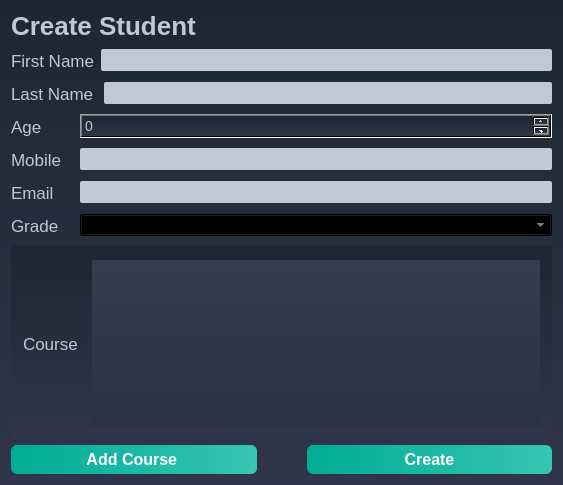
<?xml version="1.0" encoding="UTF-8"?>
<ui version="4.0">
 <class>CreateStudent</class>
 <widget class="QDialog" name="CreateStudent">
  <property name="windowModality">
   <enum>Qt::WindowModal</enum>
  </property>
  <property name="enabled">
   <bool>true</bool>
  </property>
  <property name="geometry">
   <rect>
    <x>0</x>
    <y>0</y>
    <width>563</width>
    <height>485</height>
   </rect>
  </property>
  <property name="windowTitle">
   <string>Create Student</string>
  </property>
  <property name="styleSheet">
   <string notr="true">/*-----QWidget-----*/
QWidget
{
	background-color: qlineargradient(spread:repeat, x1:1, y1:0, x2:1, y2:1, stop:0 rgba(27, 39, 50, 255),stop:1 rgba(47, 53, 74, 255));
	color: #000000;

}


/*-----QLabel-----*/
QLabel
{
	background-color: transparent;
	color: #c2c7d5;
	font-size: 17px;

}


/*-----QPushButton-----*/
QPushButton
{
	background-color: qlineargradient(spread:pad, x1:0, y1:0.511, x2:1, y2:0.511, stop:0 rgba(0, 172, 149, 255),stop:0.995192 rgba(54, 197, 177, 255));
	color: #fff;
	font-size: 16px;
	font-weight: bold;
	border: none;
	border-radius: 6px;
	padding: 5px;

horizontal stretch: expanding;

}


QPushButton::pressed
{
	background-color: qlineargradient(spread:pad, x1:0, y1:0.511, x2:1, y2:0.511, stop:0 rgba(0, 207, 179, 255),stop:1 rgba(70, 255, 230, 255));

}


/*-----QCheckBox-----*/
QCheckBox
{
	background-color: transparent;
	color: #fff;
	font-size: 10px;
	font-weight: bold;
	border: none;
	border-radius: 5px;

}


/*-----QCheckBox-----*/
QCheckBox::indicator
{
    color: #b1b1b1;
    background-color: #323232;
    border: 1px solid darkgray;
    width: 12px;
    height: 12px;

}


QCheckBox::indicator:checked
{
    image:url(&quot;./ressources/check.png&quot;);
	background-color: qlineargradient(spread:pad, x1:0, y1:0.511, x2:1, y2:0.511, stop:0 rgba(0, 172, 149, 255),stop:0.995192 rgba(54, 197, 177, 255));;
    border: 1px solid #607cff;

}


QCheckBox::indicator:unchecked:hover
{
    border: 1px solid #08b099;

}


QCheckBox::disabled
{
	color: #656565;

}


QCheckBox::indicator:disabled
{
	background-color: #656565;
	color: #656565;
    border: 1px solid #656565;

}


/*-----QLineEdit-----*/
QLineEdit
{
	background-color: #c2c7d5;
	color: #000;
	font-weight: bold;
	border: none;
	border-radius: 2px;
	padding: 3px;

}


/*-----QListView-----*/
QListView
{
	background-color: qlineargradient(spread:pad, x1:1, y1:0, x2:1, y2:1, stop:0 rgba(50, 61, 80, 255),stop:1 rgba(44, 49, 69, 255));
	color: #fff;
	font-size: 12px;
	font-weight: bold;
	border: 1px solid #191919;
	show-decoration-selected: 0;

}


QListView::item
{
	color: #31cecb;
	background-color: #454e5e;
	border: none;
	padding: 5px;
	border-radius: 0px;
	padding-left : 10px;
	height: 42px;

}

QListView::item:selected
{
	color: #31cecb;
	background-color: #454e5e;

}


QListView::item:!selected
{
	color:white;
	background-color: transparent;
	border: none;
	padding-left : 10px;

}


QListView::item:!selected:hover
{
	color: #bbbcba;
	background-color: #454e5e;
	border: none;
	padding-left : 10px;

}


/*-----QTreeView-----*/
QTreeView 
{
	background-color: #232939;
	show-decoration-selected: 0;
	color: #c2c8d7;

}


QTreeView::item 
{
	border-top-color: transparent;
	border-bottom-color: transparent;

}


QTreeView::item:hover 
{
	background-color: #606060;
	color: #fff;

}


QTreeView::item:selected 
{
	background-color: #0ab19a;
	color: #fff;

}


QTreeView::item:selected:active
{
	background-color: #0ab19a;
	color: #fff;

}


QTreeView::branch:has-children:!has-siblings:closed,
QTreeView::branch:closed:has-children:has-siblings 
{
	image: url(://tree-closed.png);

}

QTreeView::branch:open:has-children:!has-siblings,
QTreeView::branch:open:has-children:has-siblings  
{
	image: url(://tree-open.png);

}


/*-----QTableView &amp; QTableWidget-----*/
QTableView
{
    background-color: #232939;
	border: 1px solid gray;
    color: #f0f0f0;
    gridline-color: #232939;
    outline : 0;

}


QTableView::disabled
{
    background-color: #242526;
    border: 1px solid #32414B;
    color: #656565;
    gridline-color: #656565;
    outline : 0;

}


QTableView::item:hover 
{
    background-color: #606060;
    color: #f0f0f0;

}


QTableView::item:selected 
{
	background-color: #0ab19a;
    color: #F0F0F0;

}


QTableView::item:selected:disabled
{
    background-color: #1a1b1c;
    border: 2px solid #525251;
    color: #656565;

}


QTableCornerButton::section
{
	background-color: #343a49;
    color: #fff;

}


QHeaderView::section
{
	color: #fff;
	border-top: 0px;
	border-bottom: 1px solid gray;
	border-right: 1px solid gray;
	background-color: #343a49;
    margin-top:1px;
	margin-bottom:1px;
	padding: 5px;

}


QHeaderView::section:disabled
{
    background-color: #525251;
    color: #656565;

}


QHeaderView::section:checked
{
    color: #fff;
    background-color: #0ab19a;

}


QHeaderView::section:checked:disabled
{
    color: #656565;
    background-color: #525251;

}


QHeaderView::section::vertical::first,
QHeaderView::section::vertical::only-one
{
    border-top: 1px solid #353635;

}


QHeaderView::section::vertical
{
    border-top: 1px solid #353635;

}


QHeaderView::section::horizontal::first,
QHeaderView::section::horizontal::only-one
{
    border-left: 1px solid #353635;

}


QHeaderView::section::horizontal
{
    border-left: 1px solid #353635;

}


/*-----QScrollBar-----*/
QScrollBar:horizontal 
{
    background-color: transparent;
    height: 8px;
    margin: 0px;
    padding: 0px;

}


QScrollBar::handle:horizontal 
{
    border: none;
	min-width: 100px;
    background-color: #56576c;

}


QScrollBar::add-line:horizontal, 
QScrollBar::sub-line:horizontal,
QScrollBar::add-page:horizontal, 
QScrollBar::sub-page:horizontal 
{
    width: 0px;
    background-color: transparent;

}


QScrollBar:vertical 
{
    background-color: transparent;
    width: 8px;
    margin: 0;

}


QScrollBar::handle:vertical 
{
    border: none;
	min-height: 100px;
    background-color: #56576c;

}


QScrollBar::add-line:vertical, 
QScrollBar::sub-line:vertical,
QScrollBar::add-page:vertical, 
QScrollBar::sub-page:vertical 
{
    height: 0px;
    background-color: transparent;

}

QComboBox
{
color:#c2c7d5;
}

QSpinBox
{
color:#c2c7d5;


	font-size: 14px;
}</string>
  </property>
  <layout class="QVBoxLayout" name="verticalLayout_3">
   <item>
    <widget class="QLabel" name="label_5">
     <property name="font">
      <font>
       <pointsize>-1</pointsize>
       <bold>true</bold>
      </font>
     </property>
     <property name="styleSheet">
      <string notr="true">	font-size: 26px;</string>
     </property>
     <property name="text">
      <string>Create Student </string>
     </property>
    </widget>
   </item>
   <item>
    <layout class="QVBoxLayout" name="verticalLayout">
     <item>
      <layout class="QHBoxLayout" name="horizontalLayout_3">
       <item>
        <widget class="QLabel" name="label_fname">
         <property name="minimumSize">
          <size>
           <width>63</width>
           <height>27</height>
          </size>
         </property>
         <property name="baseSize">
          <size>
           <width>0</width>
           <height>15</height>
          </size>
         </property>
         <property name="styleSheet">
          <string notr="true"/>
         </property>
         <property name="text">
          <string>First Name</string>
         </property>
        </widget>
       </item>
       <item>
        <widget class="QLineEdit" name="lineEdit_fname_3"/>
       </item>
      </layout>
     </item>
     <item>
      <layout class="QHBoxLayout" name="horizontalLayout_4">
       <item>
        <widget class="QLabel" name="label_lname">
         <property name="minimumSize">
          <size>
           <width>63</width>
           <height>27</height>
          </size>
         </property>
         <property name="baseSize">
          <size>
           <width>0</width>
           <height>15</height>
          </size>
         </property>
         <property name="styleSheet">
          <string notr="true"/>
         </property>
         <property name="text">
          <string>Last Name </string>
         </property>
        </widget>
       </item>
       <item>
        <widget class="QLineEdit" name="lineEdit_lname_3"/>
       </item>
      </layout>
     </item>
     <item>
      <layout class="QHBoxLayout" name="horizontalLayout_5">
       <item>
        <widget class="QLabel" name="label_age">
         <property name="minimumSize">
          <size>
           <width>63</width>
           <height>27</height>
          </size>
         </property>
         <property name="baseSize">
          <size>
           <width>0</width>
           <height>15</height>
          </size>
         </property>
         <property name="styleSheet">
          <string notr="true"/>
         </property>
         <property name="text">
          <string>Age</string>
         </property>
        </widget>
       </item>
       <item>
        <widget class="QSpinBox" name="spinBox">
         <property name="sizePolicy">
          <sizepolicy hsizetype="Expanding" vsizetype="Fixed">
           <horstretch>0</horstretch>
           <verstretch>0</verstretch>
          </sizepolicy>
         </property>
        </widget>
       </item>
      </layout>
     </item>
     <item>
      <layout class="QHBoxLayout" name="horizontalLayout_6">
       <item>
        <widget class="QLabel" name="label_mobile">
         <property name="minimumSize">
          <size>
           <width>63</width>
           <height>27</height>
          </size>
         </property>
         <property name="baseSize">
          <size>
           <width>0</width>
           <height>15</height>
          </size>
         </property>
         <property name="styleSheet">
          <string notr="true"/>
         </property>
         <property name="text">
          <string>Mobile</string>
         </property>
        </widget>
       </item>
       <item>
        <widget class="QLineEdit" name="lineEdit_mobile_3"/>
       </item>
      </layout>
     </item>
     <item>
      <layout class="QHBoxLayout" name="horizontalLayout_7">
       <item>
        <widget class="QLabel" name="label_email">
         <property name="minimumSize">
          <size>
           <width>63</width>
           <height>27</height>
          </size>
         </property>
         <property name="baseSize">
          <size>
           <width>0</width>
           <height>15</height>
          </size>
         </property>
         <property name="styleSheet">
          <string notr="true"/>
         </property>
         <property name="text">
          <string>Email</string>
         </property>
        </widget>
       </item>
       <item>
        <widget class="QLineEdit" name="lineEdit_email"/>
       </item>
      </layout>
     </item>
     <item>
      <layout class="QHBoxLayout" name="horizontalLayout_2">
       <item>
        <widget class="QLabel" name="label_grade">
         <property name="minimumSize">
          <size>
           <width>63</width>
           <height>27</height>
          </size>
         </property>
         <property name="baseSize">
          <size>
           <width>0</width>
           <height>15</height>
          </size>
         </property>
         <property name="styleSheet">
          <string notr="true"/>
         </property>
         <property name="text">
          <string>Grade</string>
         </property>
        </widget>
       </item>
       <item>
        <widget class="QComboBox" name="comboBox">
         <property name="sizePolicy">
          <sizepolicy hsizetype="Expanding" vsizetype="Fixed">
           <horstretch>0</horstretch>
           <verstretch>0</verstretch>
          </sizepolicy>
         </property>
        </widget>
       </item>
      </layout>
     </item>
     <item>
      <widget class="QGroupBox" name="groupBox">
       <property name="styleSheet">
        <string notr="true">border : white </string>
       </property>
       <property name="title">
        <string/>
       </property>
       <layout class="QVBoxLayout" name="verticalLayout_2">
        <item>
         <layout class="QHBoxLayout" name="horizontalLayout">
          <property name="sizeConstraint">
           <enum>QLayout::SetDefaultConstraint</enum>
          </property>
          <item>
           <widget class="QLabel" name="label_course">
            <property name="minimumSize">
             <size>
              <width>63</width>
              <height>27</height>
             </size>
            </property>
            <property name="baseSize">
             <size>
              <width>0</width>
              <height>15</height>
             </size>
            </property>
            <property name="styleSheet">
             <string notr="true"/>
            </property>
            <property name="text">
             <string>Course</string>
            </property>
           </widget>
          </item>
          <item>
           <widget class="QListWidget" name="listWidget"/>
          </item>
         </layout>
        </item>
       </layout>
      </widget>
     </item>
     <item>
      <layout class="QHBoxLayout" name="horizontalLayout_8">
       <property name="spacing">
        <number>50</number>
       </property>
       <item>
        <widget class="QPushButton" name="pushButton">
         <property name="text">
          <string>Add Course </string>
         </property>
        </widget>
       </item>
       <item>
        <widget class="QPushButton" name="pushButton_save">
         <property name="styleSheet">
          <string notr="true"/>
         </property>
         <property name="text">
          <string>Create</string>
         </property>
        </widget>
       </item>
      </layout>
     </item>
    </layout>
   </item>
  </layout>
 </widget>
 <resources/>
 <connections/>
</ui>
